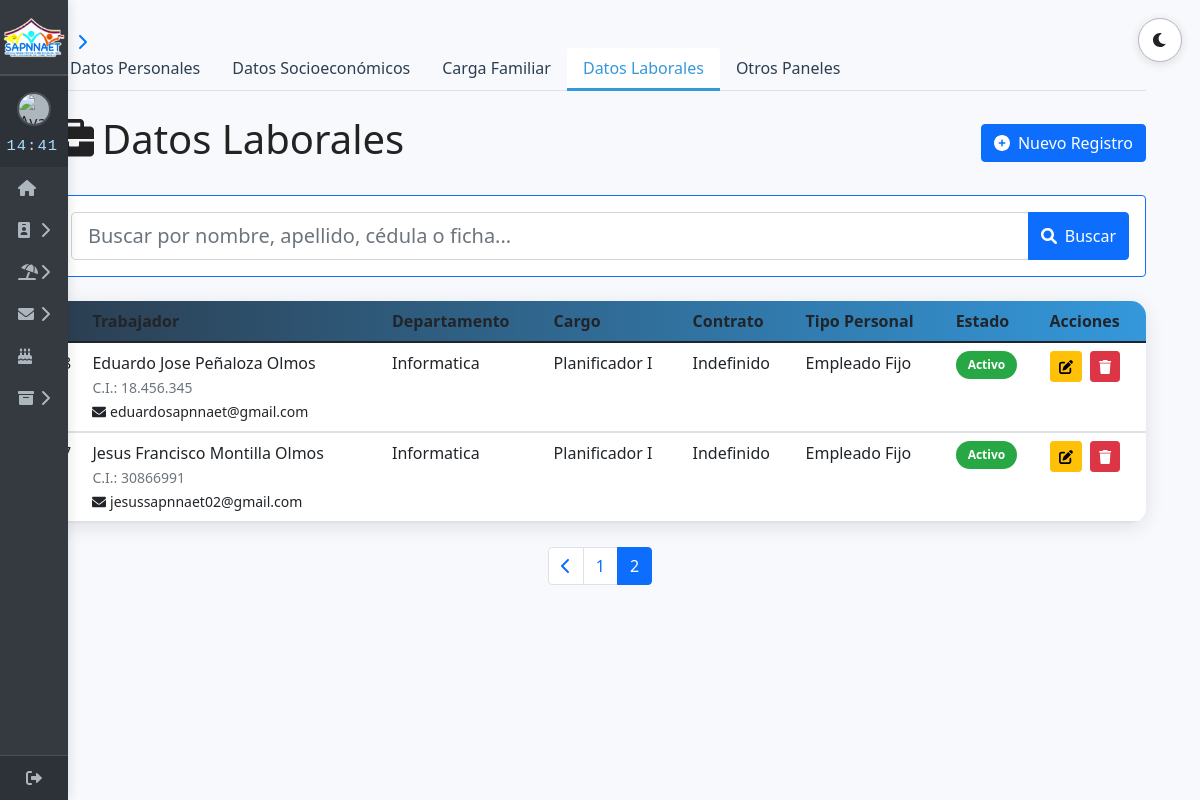
Screenshot of /inicio/gestion/gestion_laboral.php?pagina=2 with the database file from the repository.
### tables this page shows
CREATE TABLE `datos_laborales` (
  `id_laboral` int NOT NULL AUTO_INCREMENT,
  `id_pers` int NOT NULL,
  `correo_institucional` varchar(100) DEFAULT NULL,
  `fecha_ingreso` date NOT NULL,
  `descripcion_funciones` text,
  `ficha` varchar(50) DEFAULT NULL,
  `id_departamento` int DEFAULT NULL,
  `id_cargo` int DEFAULT NULL,
  `id_contrato` int DEFAULT NULL,
  `id_coordinacion` int DEFAULT NULL,
  `ha_trabajado_anteriormente` enum('Sí','No') DEFAULT 'No',
  `nombre_empresa_anterior` varchar(255) DEFAULT NULL,
  `ano_ingreso_anterior` date DEFAULT NULL,
  `ano_culminacion_anterior` date DEFAULT NULL,
  `fecha_registro` timestamp NULL DEFAULT CURRENT_TIMESTAMP,
  `fecha_actualizacion` timestamp NULL DEFAULT CURRENT_TIMESTAMP ON UPDATE CURRENT_TIMESTAMP,
  `estado` enum('activo','vacaciones','inactivo','reposo') DEFAULT 'activo',
  `id_tipo_personal` int DEFAULT NULL,
  PRIMARY KEY (`id_laboral`),
  UNIQUE KEY `correo_institucional` (`correo_institucional`),
  KEY `id_pers` (`id_pers`),
  KEY `id_departamento` (`id_departamento`),
  KEY `id_cargo` (`id_cargo`),
  KEY `id_contrato` (`id_contrato`),
  KEY `id_coordinacion` (`id_coordinacion`),
  KEY `fk_datos_laborales_tipos_personal` (`id_tipo_personal`),
  CONSTRAINT `datos_laborales_ibfk_1` FOREIGN KEY (`id_pers`) REFERENCES `datos_personales` (`id_pers`) ON DELETE CASCADE,
  CONSTRAINT `datos_laborales_ibfk_3` FOREIGN KEY (`id_departamento`) REFERENCES `departamentos` (`id_departamento`),
  CONSTRAINT `datos_laborales_ibfk_4` FOREIGN KEY (`id_cargo`) REFERENCES `cargos` (`id_cargo`),
  CONSTRAINT `datos_laborales_ibfk_5` FOREIGN KEY (`id_contrato`) REFERENCES `tipos_contrato` (`id_contrato`),
  CONSTRAINT `datos_laborales_ibfk_6` FOREIGN KEY (`id_coordinacion`) REFERENCES `coordinaciones` (`id_coordinacion`),
  CONSTRAINT `fk_datos_laborales_tipos_personal` FOREIGN KEY (`id_tipo_personal`) REFERENCES `tipos_personal` (`id_tipo_personal`)
);

CREATE TABLE `datos_personales` (
  `id_pers` int NOT NULL AUTO_INCREMENT,
  `nombres` varchar(100) NOT NULL,
  `apellidos` varchar(100) NOT NULL,
  `cedula_identidad` varchar(20) DEFAULT NULL,
  `pasaporte` varchar(20) DEFAULT NULL,
  `rif` varchar(20) DEFAULT NULL,
  `genero` enum('Masculino','Femenino','No binario','Prefiero no decir','Otro') NOT NULL,
  `fecha_nacimiento` date DEFAULT NULL,
  `nacionalidad` varchar(50) DEFAULT NULL,
  `correo_electronico` varchar(100) DEFAULT NULL,
  `telefono_contacto` varchar(20) DEFAULT NULL,
  `telefono_contacto_secundario` varchar(20) DEFAULT NULL,
  `nombre_contacto_emergencia` varchar(100) DEFAULT NULL,
  `apellido_contacto_emergencia` varchar(100) DEFAULT NULL,
  `telefono_contacto_emergencia` varchar(20) DEFAULT NULL,
  `tiene_discapacidad` varchar(50) DEFAULT NULL,
  `tiene_licencia_conducir` varchar(30) DEFAULT NULL,
  `numero_seguro_social` varchar(30) DEFAULT NULL,
  `fecha_registro` timestamp NULL DEFAULT CURRENT_TIMESTAMP,
  `fecha_actualizacion` timestamp NULL DEFAULT CURRENT_TIMESTAMP ON UPDATE CURRENT_TIMESTAMP,
  `direccion` varchar(100) NOT NULL,
  `detalle_discapacidad` varchar(255) DEFAULT 'No',
  `detalle_licencia` varchar(255) DEFAULT 'No',
  PRIMARY KEY (`id_pers`),
  UNIQUE KEY `cedula_identidad` (`cedula_identidad`),
  UNIQUE KEY `correo_electronico` (`correo_electronico`)
);

CREATE TABLE `departamentos` (
  `id_departamento` int NOT NULL AUTO_INCREMENT,
  `nombre` varchar(100) NOT NULL,
  PRIMARY KEY (`id_departamento`)
);

CREATE TABLE `cargos` (
  `id_cargo` int NOT NULL AUTO_INCREMENT,
  `nombre` varchar(100) NOT NULL,
  `nivel` enum('Junior','Senior','Gerencial','Directivo') DEFAULT NULL,
  `sueldo` decimal(10,2) NOT NULL,
  PRIMARY KEY (`id_cargo`)
);

CREATE TABLE `tipos_contrato` (
  `id_contrato` int NOT NULL AUTO_INCREMENT,
  `nombre` varchar(25) NOT NULL,
  PRIMARY KEY (`id_contrato`)
);

CREATE TABLE `tipos_personal` (
  `id_tipo_personal` int NOT NULL AUTO_INCREMENT,
  `nombre` enum('Jefe de Direccion','Coordinador','Empleado Contratado','Empleado Fijo','Obrero Contratado','Obrero Fijo') NOT NULL,
  PRIMARY KEY (`id_tipo_personal`)
);

### inicio/gestion/gestion_laboral.php (the view, shortened to what this page needs)
<?php
require 'conexion/conexion_db.php';
$busqueda = isset($_GET['busqueda']) ? trim($_GET['busqueda']) : '';
$registros_por_pagina = 10;
$pagina_actual = isset($_GET['pagina']) ? (int)$_GET['pagina'] : 1;
$condicion_busqueda = '';
$parametros = array();
$tipos = '';
$sql_count = "SELECT COUNT(*) AS total
              FROM datos_laborales dl
              LEFT JOIN datos_personales dp ON dl.id_pers = dp.id_pers
              $condicion_busqueda";
$stmt_count = $conexion->prepare($sql_count);
$stmt_count->execute();
$resultado_count = $stmt_count->get_result();
$total_registros = $resultado_count->fetch_assoc()['total'];
$total_paginas = ceil($total_registros / $registros_por_pagina);
$offset = ($pagina_actual - 1) * $registros_por_pagina;
$sql = "SELECT dl.*,
                 dp.nombres, dp.apellidos, dp.cedula_identidad,
                 d.nombre AS nombre_departamento,
                 c.nombre AS nombre_cargo,
                 tc.nombre AS tipo_contrato,
                 co.nombre AS nombre_coordinacion,
                 tp.nombre AS nombre_tipo_personal
          FROM datos_laborales dl
          LEFT JOIN datos_personales dp ON dl.id_pers = dp.id_pers
          LEFT JOIN departamentos d ON dl.id_departamento = d.id_departamento
          LEFT JOIN cargos c ON dl.id_cargo = c.id_cargo
          LEFT JOIN tipos_contrato tc ON dl.id_contrato = tc.id_contrato
          LEFT JOIN coordinaciones co ON dl.id_coordinacion = co.id_coordinacion
          LEFT JOIN tipos_personal tp ON dl.id_tipo_personal = tp.id_tipo_personal
          $condicion_busqueda
          ORDER BY dl.fecha_registro DESC
          LIMIT ? OFFSET ?";
$stmt = $conexion->prepare($sql);
if (!empty($parametros)) {
    $tipos .= 'ii';
    $parametros[] = $registros_por_pagina;
    $parametros[] = $offset;
    $stmt->bind_param($tipos, ...$parametros);
} else {
    $stmt->bind_param("ii", $registros_por_pagina, $offset);
}
$stmt->execute();
$resultado = $stmt->get_result();
$registros = $resultado->fetch_all(MYSQLI_ASSOC);
require $_SERVER['DOCUMENT_ROOT']."/proyecto/inicio/sidebar.php";
?>
<!DOCTYPE html>
<html lang="es" data-theme="light">
<head>
    <link href="https://cdn.jsdelivr.net/npm/bootstrap@5.1.3/dist/css/bootstrap.min.css" rel="stylesheet">
    <link rel="stylesheet" href="https://cdnjs.cloudflare.com/ajax/libs/font-awesome/6.0.0/css/all.min.css">
</head>
<body>
<button class="theme-toggle-btn" id="themeToggleBtn" title="Cambiar modo" aria-label="Cambiar modo claro/oscuro">
    <i id="themeToggleIcon" class="fas fa-moon"></i>
</button>
    <div class="container py-5">
       <ul class="nav nav-tabs mb-4">
            <li class="nav-item">
                <a class="nav-link" href="gestion_personal.php">Datos Personales</a>
            </li>
            <li class="nav-item">
                <a class="nav-link" href="gestion_socioeconomicos.php">Datos Socioeconómicos</a>
            </li>
            <li class="nav-item">
                <a class="nav-link" href="gestion_carga.php">Carga Familiar</a>
            </li>
            <li class="nav-item">
                <a class="nav-link active" href="gestion_laboral.php">Datos Laborales</a>
            </li>
            <li class="nav-item">
                <a class="nav-link" href="gestion_contrato.php">Otros Paneles</a>
            </li>
        </ul>
        <div class="d-flex justify-content-between align-items-center mb-4">
            <h1><i class="fas fa-briefcase me-2"></i>Datos Laborales</h1>
            <div>
                <a href="form/form_register.php" class="btn btn-primary">
                    <i class="fas fa-plus-circle me-2"></i>Nuevo Registro
                </a>
            </div>
        </div>
        <div class="card mb-4 border-primary">
            <div class="card-body">
                <form method="GET" action="gestion_laboral.php">
                    <div class="input-group">
                        <input type="text"
                               class="form-control form-control-lg"
                               name="busqueda"
                               placeholder="Buscar por nombre, apellido, cédula o ficha..."
                               value="<?= htmlspecialchars($busqueda) ?>">
                        <button class="btn btn-primary" type="submit">
                            <i class="fas fa-search me-2"></i>Buscar
                        </button>
                    </div>
                </form>
            </div>
        </div>
        <?php if (empty($registros)): ?>
            <div class="card no-results-card py-5 text-center">
                <div class="card-body">
                    <i class="fas fa-search no-results-icon"></i>
                    <h3 class="no-results-title">No se encontraron registros</h3>
                    <p class="no-results-text">
                        <?php if (!empty($busqueda)): ?>
                            No encontramos resultados para: <strong><?= htmlspecialchars($busqueda) ?></strong>
                        <?php else: ?>
                            No hay datos laborales registrados
                        <?php endif; ?>
                    </p>
                    <p class="no-results-suggest">
                        <?php if (!empty($busqueda)): ?>
                            <i class="fas fa-lightbulb me-2"></i>Sugerencias:
                        <?php endif; ?>
                    </p>
                    <ul class="list-unstyled">
                        <?php if (!empty($busqueda)): ?>
                            <li>• Verifica la ortografía de tu búsqueda</li>
                            <li>• Intenta con términos más generales</li>
                            <li>• Prueba buscar solo por nombre o apellido</li>
                        <?php else: ?>
                            <li>• Agrega un nuevo registro usando el botón "Nuevo Registro"</li>
                        <?php endif; ?>
                    </ul>
                    <?php if (!empty($busqueda)): ?>
                        <a href="gestion_laboral.php" class="btn btn-primary mt-3">
                            <i class="fas fa-redo me-2"></i>Ver todos los registros
                        </a>
                    <?php endif; ?>
                </div>
            </div>
        <?php else: ?>
            <div class="data-table">
                <table class="table table-hover mb-0">
                    <thead>
                        <tr>
                            <th></th>
                            <th>Trabajador</th>
                            <th>Departamento</th>
                            <th>Cargo</th>
                            <th>Contrato</th>
                            <th>Tipo Personal</th>
                            <th>Estado</th>
                            <th>Acciones</th>
                        </tr>
                    </thead>
                    <tbody>
                        <?php foreach($registros as $registro): ?>
                        <tr data-bs-toggle="collapse" href="#detalle-<?= htmlspecialchars($registro['id_laboral']) ?>" role="button">
                            <td><?= htmlspecialchars($registro['id_laboral']) ?></td>
                            <td>
                                <?= htmlspecialchars($registro['nombres'] . ' ' . $registro['apellidos']) ?><br>
                                <small class="text-muted">C.I.: <?= htmlspecialchars($registro['cedula_identidad']) ?></small><br>
                                <small><i class="fas fa-envelope"></i> <?= htmlspecialchars($registro['correo_institucional']) ?></small>
                            </td>
                            <td><?= htmlspecialchars($registro['nombre_departamento'] ?? 'N/A') ?></td>
                            <td><?= htmlspecialchars($registro['nombre_cargo'] ?? 'N/A') ?></td>
                            <td><?= htmlspecialchars($registro['tipo_contrato'] ?? 'N/A') ?></td>
                            <td><?= htmlspecialchars($registro['nombre_tipo_personal'] ?? 'N/A') ?></td>
                            <td>
                                <?php
                                    $claseEstado = '';
                                    switch($registro['estado']) {
                                        case 'activo': $claseEstado = 'activo'; break;
                                    }
                                ?>
                                <span class="badge badge-estado <?= $claseEstado ?>">
                                    <?= htmlspecialchars(ucfirst($registro['estado'])) ?>
                                </span>
                            </td>
                            <td>
                                <div class="d-flex gap-2">
                                    <a href="edit/editdatos_laboral.php?id=<?= htmlspecialchars($registro['id_laboral']) ?>"
                                       class="btn btn-sm btn-warning"
                                       title="Editar">
                                        <i class="fas fa-edit"></i>
                                    </a>
                                    <form method="POST" class="d-inline">
                                        <button type="submit"
                                                name="eliminar_registro"
                                                class="btn btn-sm btn-danger"
                                                title="Eliminar"
                                                onclick="return confirm('¿Borrar permanentemente este registro laboral?')">
                                            <i class="fas fa-trash"></i>
                                        </button>
                                    </form>
                                </div>
                            </td>
                        </tr>
                        <tr class="detail-row">
                            <td colspan="9" class="detail-cell">
                            </td>
                        </tr>
                        <?php endforeach; ?>
                    </tbody>
                </table>
            </div>
            <nav aria-label="Navegación de páginas" class="mt-4">
                <ul class="pagination justify-content-center">
                    <?php if ($pagina_actual > 1): ?>
                        <li class="page-item">
                            <a class="page-link"
                               href="gestion_laboral.php?pagina=<?= htmlspecialchars($pagina_actual - 1) ?><?= !empty($busqueda) ? '&busqueda='.urlencode($busqueda) : '' ?>">
                                <i class="fas fa-chevron-left"></i>
                            </a>
                        </li>
                    <?php endif; ?>
                    <?php
                    $pagina_inicio = max(1, $pagina_actual - 2);
                    $pagina_fin = min($total_paginas, $pagina_actual + 2);
                    for ($i = $pagina_inicio; $i <= $pagina_fin; $i++):
                    ?>
                        <li class="page-item <?= htmlspecialchars($i == $pagina_actual ? 'active' : '') ?>">
                            <a class="page-link"
                               href="gestion_laboral.php?pagina=<?= htmlspecialchars($i) ?><?= !empty($busqueda) ? '&busqueda='.urlencode($busqueda) : '' ?>">
                                <?= htmlspecialchars($i) ?>
                            </a>
                        </li>
                    <?php endfor; ?>
                </ul>
            </nav>
        <?php endif; ?>
    </div>
</body>
</html>

### rows the page displays
datos_laborales: id_pers.apellidos "Eduardo Jose Peñaloza Olmos", id_pers.cedula_identidad "18.456.345", correo_institucional "eduardosapnnaet@gmail.com", id_departamento.nombre "Informatica", id_cargo.nombre "Planificador I", id_contrato.nombre "Indefinido", id_tipo_personal.nombre "Empleado Fijo", estado "Activo"
datos_laborales: id_pers.apellidos "Jesus Francisco Montilla Olmos", id_pers.cedula_identidad "30866991", correo_institucional "jesussapnnaet02@gmail.com", id_departamento.nombre "Informatica", id_cargo.nombre "Planificador I", id_contrato.nombre "Indefinido", id_tipo_personal.nombre "Empleado Fijo", estado "Activo"
